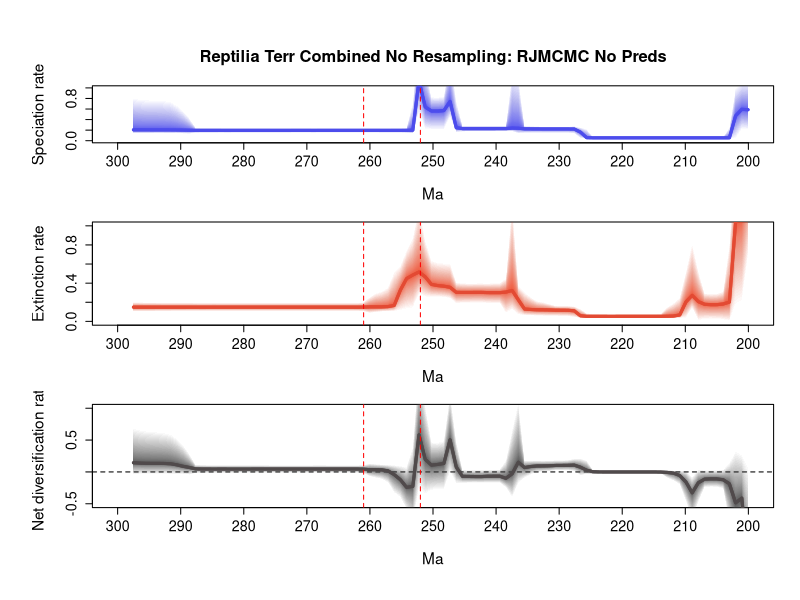

This figure's R source:
# 1 files combined:
# 	C:\Users\SimoesLabAdmin\Documents\BDNN_Arielli\reptilia\mcmc_fixshift_no_predictors\D_mcmc\combined_10_marginal_rates.log

# 95% HPDs calculated using code from Biopy (https://www.cs.auckland.ac.nz/~yhel002/biopy/)

######### CHANGE PATHS TO YOUR OWN FILES #########
pdf(file="C:/Users/SimoesLabAdmin/Documents/BDNN_Arielli/updated_occurrence_analyses/model_2_and_5/200_its/reptilia_terr_200_combined_no_resampling_test/reptilia_terr_combined_no_resampling_test_RTT_marginal_rates_not_ggplot.pdf",width=8, height=10.8)
par(mfrow=c(3,1), cex.main=1.7, cex.lab=1.4, cex.axis=1.3,
    mgp=c(3.5, 1, 0),      # distance of axis labels from plot, increase first value to move y axis label further out
    oma=c(2, 2, 2, 0))     # outer margins for the entire figure

library(scales)
plot_RTT <- function (age,hpd_M,hpd_m,mean_m,color){
    N=100
    beta=(1:(N-1))/N
    alpha_shape=0.25
    cat=1-(beta^(1./alpha_shape))
    for (i in 1:(N-1)){
        trans= 1/N + 2/N
        polygon(c(age, rev(age)), c(hpd_M-((hpd_M-mean_m)*cat[i]), rev(hpd_m+((mean_m-hpd_m)*cat[i]))), col = alpha(color,trans), border = NA)
    }
    lines(rev(age), rev(mean_m), col = color, lwd=3)
}

######### ADD YOUR OWN DATA HERE, OUTPUTTED BY THE USE OF -PLOT2 (-plot 2 gives cloud with hpd intervals, -plot does not) #########
# L_hpd_m95=c(NA, NA,NA,NA,NA,NA,NA,NA,NA,NA,NA,NA,NA,NA,NA,NA,NA,NA,NA,NA,NA,NA,NA,NA,NA,NA,NA,NA,NA,NA,NA,NA,NA,NA,NA,NA,NA,NA,NA,NA,NA,NA,NA,NA,NA,NA,NA,NA,NA,NA,NA,NA,NA,NA,NA,NA,NA,NA,NA,NA,NA,NA,NA,NA,NA,NA,NA,NA,NA,NA,NA,NA,NA,NA,NA,NA,NA,NA,NA,NA,NA,NA,NA,NA,NA,NA,NA,NA,NA,NA,NA,NA,NA,NA,NA,NA,NA,NA,NA,NA,NA,NA,NA,NA,NA,NA,NA,NA,NA,NA,NA,NA,NA,NA,NA,NA,NA,NA,NA,NA,NA,NA,NA,NA,NA,NA,NA,NA,NA,NA,NA,NA,NA,NA,NA,NA,NA,NA,NA,NA,NA,NA,NA,NA,NA,NA,NA,NA,NA,NA,NA,NA,NA,NA,NA,NA,NA,NA,NA,NA,NA,NA,NA,NA,NA,NA,NA,NA,NA,NA,NA,NA,NA,NA,NA,NA,NA,NA,NA,NA,NA,NA,NA,NA,NA,NA,NA,NA,NA,NA,NA,NA,NA,NA,NA,NA,NA,NA,NA,NA,0.114994,0.114994,0.114994,0.114994,0.114994,0.114994,0.114994,0.114994,0.114994,0.033474,0.033474,0.033474,0.033474,0.033474,0.033474,0.033474,0.033474,0.033474,0.046121,0.046121,0.046121,0.046121,0.046121,0.046121,0.046121,0.046121,0.046121,0.046121,0.152609,0.152609,0.152609,0.152609,0.152609,0.152609,0.152609,0.152609,0.152609,0.152609,0.139653,0.139653,0.139653,0.139653,0.139653,0.181072,0.181072,0.181072,0.181072,0.181072,0.606852,0.606852,0.606852,0.606852,0.606852,0.136972,0.136972,0.136972,0.136972,0.136972,0.136972,0.136972,0.089169,0.089169,0.089169,0.089169,0.089169,0.110491,0.110491,0.110491,0.110491,0.110491,0.110491,0.110491,0.110491,0.110491,0.015348,0.015348,0.015348,0.015348,0.015348,0.015348,0.015348,0.015348,0.015348,0.015348,0.057541,0.057541,0.057541,0.057541,0.057541,0.057541,0.057541,0.212008,0.212008,0.212008,0.212008,0.212008,0.212008,0.212008)
# L_hpd_M95=c(NA, NA,NA,NA,NA,NA,NA,NA,NA,NA,NA,NA,NA,NA,NA,NA,NA,NA,NA,NA,NA,NA,NA,NA,NA,NA,NA,NA,NA,NA,NA,NA,NA,NA,NA,NA,NA,NA,NA,NA,NA,NA,NA,NA,NA,NA,NA,NA,NA,NA,NA,NA,NA,NA,NA,NA,NA,NA,NA,NA,NA,NA,NA,NA,NA,NA,NA,NA,NA,NA,NA,NA,NA,NA,NA,NA,NA,NA,NA,NA,NA,NA,NA,NA,NA,NA,NA,NA,NA,NA,NA,NA,NA,NA,NA,NA,NA,NA,NA,NA,NA,NA,NA,NA,NA,NA,NA,NA,NA,NA,NA,NA,NA,NA,NA,NA,NA,NA,NA,NA,NA,NA,NA,NA,NA,NA,NA,NA,NA,NA,NA,NA,NA,NA,NA,NA,NA,NA,NA,NA,NA,NA,NA,NA,NA,NA,NA,NA,NA,NA,NA,NA,NA,NA,NA,NA,NA,NA,NA,NA,NA,NA,NA,NA,NA,NA,NA,NA,NA,NA,NA,NA,NA,NA,NA,NA,NA,NA,NA,NA,NA,NA,NA,NA,NA,NA,NA,NA,NA,NA,NA,NA,NA,NA,NA,NA,NA,NA,NA,NA,0.189141,0.189141,0.189141,0.189141,0.189141,0.189141,0.189141,0.189141,0.189141,0.069574,0.069574,0.069574,0.069574,0.069574,0.069574,0.069574,0.069574,0.069574,0.088657,0.088657,0.088657,0.088657,0.088657,0.088657,0.088657,0.088657,0.088657,0.088657,0.224674,0.224674,0.224674,0.224674,0.224674,0.224674,0.224674,0.224674,0.224674,0.224674,0.257379,0.257379,0.257379,0.257379,0.257379,0.303106,0.303106,0.303106,0.303106,0.303106,0.951545,0.951545,0.951545,0.951545,0.951545,0.333101,0.333101,0.333101,0.333101,0.333101,0.333101,0.333101,0.395803,0.395803,0.395803,0.395803,0.395803,0.357951,0.357951,0.357951,0.357951,0.357951,0.357951,0.357951,0.357951,0.357951,0.13264,0.13264,0.13264,0.13264,0.13264,0.13264,0.13264,0.13264,0.13264,0.13264,0.231432,0.231432,0.231432,0.231432,0.231432,0.231432,0.231432,1.020888,1.020888,1.020888,1.020888,1.020888,1.020888,1.020888)
# M_hpd_m95=c(NA, NA,NA,NA,NA,NA,NA,NA,NA,NA,NA,NA,NA,NA,NA,NA,NA,NA,NA,NA,NA,NA,NA,NA,NA,NA,NA,NA,NA,NA,NA,NA,NA,NA,NA,NA,NA,NA,NA,NA,NA,NA,NA,NA,NA,NA,NA,NA,NA,NA,NA,NA,NA,NA,NA,NA,NA,NA,NA,NA,NA,NA,NA,NA,NA,NA,NA,NA,NA,NA,NA,NA,NA,NA,NA,NA,NA,NA,NA,NA,NA,NA,NA,NA,NA,NA,NA,NA,NA,NA,NA,NA,NA,NA,NA,NA,NA,NA,NA,NA,NA,NA,NA,NA,NA,NA,NA,NA,NA,NA,NA,NA,NA,NA,NA,NA,NA,NA,NA,NA,NA,NA,NA,NA,NA,NA,NA,NA,NA,NA,NA,NA,NA,NA,NA,NA,NA,NA,NA,NA,NA,NA,NA,NA,NA,NA,NA,NA,NA,NA,NA,NA,NA,NA,NA,NA,NA,NA,NA,NA,NA,NA,NA,NA,NA,NA,NA,NA,NA,NA,NA,NA,NA,NA,NA,NA,NA,NA,NA,NA,NA,NA,NA,NA,NA,NA,NA,NA,NA,NA,NA,NA,NA,NA,NA,NA,NA,NA,NA,NA,0.266444,0.266444,0.266444,0.266444,0.266444,0.266444,0.266444,0.266444,0.266444,0.067035,0.067035,0.067035,0.067035,0.067035,0.067035,0.067035,0.067035,0.067035,0.025482,0.025482,0.025482,0.025482,0.025482,0.025482,0.025482,0.025482,0.025482,0.025482,0.097251,0.097251,0.097251,0.097251,0.097251,0.097251,0.097251,0.097251,0.097251,0.097251,0.174707,0.174707,0.174707,0.174707,0.174707,0.172917,0.172917,0.172917,0.172917,0.172917,0.347579,0.347579,0.347579,0.347579,0.347579,0.179302,0.179302,0.179302,0.179302,0.179302,0.179302,0.179302,0.058298,0.058298,0.058298,0.058298,0.058298,0.056564,0.056564,0.056564,0.056564,0.056564,0.056564,0.056564,0.056564,0.056564,0.056263,0.056263,0.056263,0.056263,0.056263,0.056263,0.056263,0.056263,0.056263,0.056263,0.033415,0.033415,0.033415,0.033415,0.033415,0.033415,0.033415,0.018107,0.018107,0.018107,0.018107,0.018107,0.018107,0.018107)
# M_hpd_M95=c(NA, NA,NA,NA,NA,NA,NA,NA,NA,NA,NA,NA,NA,NA,NA,NA,NA,NA,NA,NA,NA,NA,NA,NA,NA,NA,NA,NA,NA,NA,NA,NA,NA,NA,NA,NA,NA,NA,NA,NA,NA,NA,NA,NA,NA,NA,NA,NA,NA,NA,NA,NA,NA,NA,NA,NA,NA,NA,NA,NA,NA,NA,NA,NA,NA,NA,NA,NA,NA,NA,NA,NA,NA,NA,NA,NA,NA,NA,NA,NA,NA,NA,NA,NA,NA,NA,NA,NA,NA,NA,NA,NA,NA,NA,NA,NA,NA,NA,NA,NA,NA,NA,NA,NA,NA,NA,NA,NA,NA,NA,NA,NA,NA,NA,NA,NA,NA,NA,NA,NA,NA,NA,NA,NA,NA,NA,NA,NA,NA,NA,NA,NA,NA,NA,NA,NA,NA,NA,NA,NA,NA,NA,NA,NA,NA,NA,NA,NA,NA,NA,NA,NA,NA,NA,NA,NA,NA,NA,NA,NA,NA,NA,NA,NA,NA,NA,NA,NA,NA,NA,NA,NA,NA,NA,NA,NA,NA,NA,NA,NA,NA,NA,NA,NA,NA,NA,NA,NA,NA,NA,NA,NA,NA,NA,NA,NA,NA,NA,NA,NA,0.392508,0.392508,0.392508,0.392508,0.392508,0.392508,0.392508,0.392508,0.392508,0.121397,0.121397,0.121397,0.121397,0.121397,0.121397,0.121397,0.121397,0.121397,0.060656,0.060656,0.060656,0.060656,0.060656,0.060656,0.060656,0.060656,0.060656,0.060656,0.153565,0.153565,0.153565,0.153565,0.153565,0.153565,0.153565,0.153565,0.153565,0.153565,0.317308,0.317308,0.317308,0.317308,0.317308,0.282132,0.282132,0.282132,0.282132,0.282132,0.594192,0.594192,0.594192,0.594192,0.594192,0.387325,0.387325,0.387325,0.387325,0.387325,0.387325,0.387325,0.280056,0.280056,0.280056,0.280056,0.280056,0.259211,0.259211,0.259211,0.259211,0.259211,0.259211,0.259211,0.259211,0.259211,0.234882,0.234882,0.234882,0.234882,0.234882,0.234882,0.234882,0.234882,0.234882,0.234882,0.192177,0.192177,0.192177,0.192177,0.192177,0.192177,0.192177,0.309768,0.309768,0.309768,0.309768,0.309768,0.309768,0.309768)
# R_hpd_m95=c(NA, NA,NA,NA,NA,NA,NA,NA,NA,NA,NA,NA,NA,NA,NA,NA,NA,NA,NA,NA,NA,NA,NA,NA,NA,NA,NA,NA,NA,NA,NA,NA,NA,NA,NA,NA,NA,NA,NA,NA,NA,NA,NA,NA,NA,NA,NA,NA,NA,NA,NA,NA,NA,NA,NA,NA,NA,NA,NA,NA,NA,NA,NA,NA,NA,NA,NA,NA,NA,NA,NA,NA,NA,NA,NA,NA,NA,NA,NA,NA,NA,NA,NA,NA,NA,NA,NA,NA,NA,NA,NA,NA,NA,NA,NA,NA,NA,NA,NA,NA,NA,NA,NA,NA,NA,NA,NA,NA,NA,NA,NA,NA,NA,NA,NA,NA,NA,NA,NA,NA,NA,NA,NA,NA,NA,NA,NA,NA,NA,NA,NA,NA,NA,NA,NA,NA,NA,NA,NA,NA,NA,NA,NA,NA,NA,NA,NA,NA,NA,NA,NA,NA,NA,NA,NA,NA,NA,NA,NA,NA,NA,NA,NA,NA,NA,NA,NA,NA,NA,NA,NA,NA,NA,NA,NA,NA,NA,NA,NA,NA,NA,NA,NA,NA,NA,NA,NA,NA,NA,NA,NA,NA,NA,NA,NA,NA,NA,NA,NA,NA,-0.245767,-0.245767,-0.245767,-0.245767,-0.245767,-0.245767,-0.245767,-0.245767,-0.245767,-0.071773,-0.071773,-0.071773,-0.071773,-0.071773,-0.071773,-0.071773,-0.071773,-0.071773,0.000982,0.000982,0.000982,0.000982,0.000982,0.000982,0.000982,0.000982,0.000982,0.000982,0.017191,0.017191,0.017191,0.017191,0.017191,0.017191,0.017191,0.017191,0.017191,0.017191,-0.137092,-0.137092,-0.137092,-0.137092,-0.137092,-0.059507,-0.059507,-0.059507,-0.059507,-0.059507,0.127017,0.127017,0.127017,0.127017,0.127017,-0.175252,-0.175252,-0.175252,-0.175252,-0.175252,-0.175252,-0.175252,-0.095712,-0.095712,-0.095712,-0.095712,-0.095712,-0.078147,-0.078147,-0.078147,-0.078147,-0.078147,-0.078147,-0.078147,-0.078147,-0.078147,-0.173051,-0.173051,-0.173051,-0.173051,-0.173051,-0.173051,-0.173051,-0.173051,-0.173051,-0.173051,-0.078221,-0.078221,-0.078221,-0.078221,-0.078221,-0.078221,-0.078221,0.066983,0.066983,0.066983,0.066983,0.066983,0.066983,0.066983)
# R_hpd_M95=c(NA, NA,NA,NA,NA,NA,NA,NA,NA,NA,NA,NA,NA,NA,NA,NA,NA,NA,NA,NA,NA,NA,NA,NA,NA,NA,NA,NA,NA,NA,NA,NA,NA,NA,NA,NA,NA,NA,NA,NA,NA,NA,NA,NA,NA,NA,NA,NA,NA,NA,NA,NA,NA,NA,NA,NA,NA,NA,NA,NA,NA,NA,NA,NA,NA,NA,NA,NA,NA,NA,NA,NA,NA,NA,NA,NA,NA,NA,NA,NA,NA,NA,NA,NA,NA,NA,NA,NA,NA,NA,NA,NA,NA,NA,NA,NA,NA,NA,NA,NA,NA,NA,NA,NA,NA,NA,NA,NA,NA,NA,NA,NA,NA,NA,NA,NA,NA,NA,NA,NA,NA,NA,NA,NA,NA,NA,NA,NA,NA,NA,NA,NA,NA,NA,NA,NA,NA,NA,NA,NA,NA,NA,NA,NA,NA,NA,NA,NA,NA,NA,NA,NA,NA,NA,NA,NA,NA,NA,NA,NA,NA,NA,NA,NA,NA,NA,NA,NA,NA,NA,NA,NA,NA,NA,NA,NA,NA,NA,NA,NA,NA,NA,NA,NA,NA,NA,NA,NA,NA,NA,NA,NA,NA,NA,NA,NA,NA,NA,NA,NA,-0.108956,-0.108956,-0.108956,-0.108956,-0.108956,-0.108956,-0.108956,-0.108956,-0.108956,-0.014287,-0.014287,-0.014287,-0.014287,-0.014287,-0.014287,-0.014287,-0.014287,-0.014287,0.048329,0.048329,0.048329,0.048329,0.048329,0.048329,0.048329,0.048329,0.048329,0.048329,0.106874,0.106874,0.106874,0.106874,0.106874,0.106874,0.106874,0.106874,0.106874,0.106874,0.039836,0.039836,0.039836,0.039836,0.039836,0.089449,0.089449,0.089449,0.089449,0.089449,0.491442,0.491442,0.491442,0.491442,0.491442,0.08185,0.08185,0.08185,0.08185,0.08185,0.08185,0.08185,0.254135,0.254135,0.254135,0.254135,0.254135,0.236419,0.236419,0.236419,0.236419,0.236419,0.236419,0.236419,0.236419,0.236419,0.034041,0.034041,0.034041,0.034041,0.034041,0.034041,0.034041,0.034041,0.034041,0.034041,0.146114,0.146114,0.146114,0.146114,0.146114,0.146114,0.146114,0.873557,0.873557,0.873557,0.873557,0.873557,0.873557,0.873557)
# L_mean=c(NA, NA,NA,NA,NA,NA,NA,NA,NA,NA,NA,NA,NA,NA,NA,NA,NA,NA,NA,NA,NA,NA,NA,NA,NA,NA,NA,NA,NA,NA,NA,NA,NA,NA,NA,NA,NA,NA,NA,NA,NA,NA,NA,NA,NA,NA,NA,NA,NA,NA,NA,NA,NA,NA,NA,NA,NA,NA,NA,NA,NA,NA,NA,NA,NA,NA,NA,NA,NA,NA,NA,NA,NA,NA,NA,NA,NA,NA,NA,NA,NA,NA,NA,NA,NA,NA,NA,NA,NA,NA,NA,NA,NA,NA,NA,NA,NA,NA,NA,NA,NA,NA,NA,NA,NA,NA,NA,NA,NA,NA,NA,NA,NA,NA,NA,NA,NA,NA,NA,NA,NA,NA,NA,NA,NA,NA,NA,NA,NA,NA,NA,NA,NA,NA,NA,NA,NA,NA,NA,NA,NA,NA,NA,NA,NA,NA,NA,NA,NA,NA,NA,NA,NA,NA,NA,NA,NA,NA,NA,NA,NA,NA,NA,NA,NA,NA,NA,NA,NA,NA,NA,NA,NA,NA,NA,NA,NA,NA,NA,NA,NA,NA,NA,NA,NA,NA,NA,NA,NA,NA,NA,NA,NA,NA,NA,NA,NA,NA,NA,NA,0.151330238655556,0.151330238655556,0.151330238655556,0.151330238655556,0.151330238655556,0.151330238655556,0.151330238655556,0.151330238655556,0.151330238655556,0.0512139904,0.0512139904,0.0512139904,0.0512139904,0.0512139904,0.0512139904,0.0512139904,0.0512139904,0.0512139904,0.067545195233333,0.067545195233333,0.067545195233333,0.067545195233333,0.067545195233333,0.067545195233333,0.067545195233333,0.067545195233333,0.067545195233333,0.067545195233333,0.187672389244444,0.187672389244444,0.187672389244444,0.187672389244444,0.187672389244444,0.187672389244444,0.187672389244444,0.187672389244444,0.187672389244444,0.187672389244444,0.197644816633333,0.197644816633333,0.197644816633333,0.197644816633333,0.197644816633333,0.2411908275,0.2411908275,0.2411908275,0.2411908275,0.2411908275,0.775297504,0.775297504,0.775297504,0.775297504,0.775297504,0.233464674177778,0.233464674177778,0.233464674177778,0.233464674177778,0.233464674177778,0.233464674177778,0.233464674177778,0.235823171044444,0.235823171044444,0.235823171044444,0.235823171044444,0.235823171044444,0.228914010355556,0.228914010355556,0.228914010355556,0.228914010355556,0.228914010355556,0.228914010355556,0.228914010355556,0.228914010355556,0.228914010355556,0.071749242466667,0.071749242466667,0.071749242466667,0.071749242466667,0.071749242466667,0.071749242466667,0.071749242466667,0.071749242466667,0.071749242466667,0.071749242466667,0.141282295644444,0.141282295644444,0.141282295644444,0.141282295644444,0.141282295644444,0.141282295644444,0.141282295644444,0.585857482055556,0.585857482055556,0.585857482055556,0.585857482055556,0.585857482055556,0.585857482055556,0.585857482055556)
# M_mean=c(NA, NA,NA,NA,NA,NA,NA,NA,NA,NA,NA,NA,NA,NA,NA,NA,NA,NA,NA,NA,NA,NA,NA,NA,NA,NA,NA,NA,NA,NA,NA,NA,NA,NA,NA,NA,NA,NA,NA,NA,NA,NA,NA,NA,NA,NA,NA,NA,NA,NA,NA,NA,NA,NA,NA,NA,NA,NA,NA,NA,NA,NA,NA,NA,NA,NA,NA,NA,NA,NA,NA,NA,NA,NA,NA,NA,NA,NA,NA,NA,NA,NA,NA,NA,NA,NA,NA,NA,NA,NA,NA,NA,NA,NA,NA,NA,NA,NA,NA,NA,NA,NA,NA,NA,NA,NA,NA,NA,NA,NA,NA,NA,NA,NA,NA,NA,NA,NA,NA,NA,NA,NA,NA,NA,NA,NA,NA,NA,NA,NA,NA,NA,NA,NA,NA,NA,NA,NA,NA,NA,NA,NA,NA,NA,NA,NA,NA,NA,NA,NA,NA,NA,NA,NA,NA,NA,NA,NA,NA,NA,NA,NA,NA,NA,NA,NA,NA,NA,NA,NA,NA,NA,NA,NA,NA,NA,NA,NA,NA,NA,NA,NA,NA,NA,NA,NA,NA,NA,NA,NA,NA,NA,NA,NA,NA,NA,NA,NA,NA,NA,0.328131380822222,0.328131380822222,0.328131380822222,0.328131380822222,0.328131380822222,0.328131380822222,0.328131380822222,0.328131380822222,0.328131380822222,0.094444743022222,0.094444743022222,0.094444743022222,0.094444743022222,0.094444743022222,0.094444743022222,0.094444743022222,0.094444743022222,0.094444743022222,0.042855392788889,0.042855392788889,0.042855392788889,0.042855392788889,0.042855392788889,0.042855392788889,0.042855392788889,0.042855392788889,0.042855392788889,0.042855392788889,0.1251095134,0.1251095134,0.1251095134,0.1251095134,0.1251095134,0.1251095134,0.1251095134,0.1251095134,0.1251095134,0.1251095134,0.2454266431,0.2454266431,0.2454266431,0.2454266431,0.2454266431,0.227031193711111,0.227031193711111,0.227031193711111,0.227031193711111,0.227031193711111,0.467839329033333,0.467839329033333,0.467839329033333,0.467839329033333,0.467839329033333,0.279892344955556,0.279892344955556,0.279892344955556,0.279892344955556,0.279892344955556,0.279892344955556,0.279892344955556,0.164054551122222,0.164054551122222,0.164054551122222,0.164054551122222,0.164054551122222,0.153096309088889,0.153096309088889,0.153096309088889,0.153096309088889,0.153096309088889,0.153096309088889,0.153096309088889,0.153096309088889,0.153096309088889,0.140174235122222,0.140174235122222,0.140174235122222,0.140174235122222,0.140174235122222,0.140174235122222,0.140174235122222,0.140174235122222,0.140174235122222,0.140174235122222,0.109193183133333,0.109193183133333,0.109193183133333,0.109193183133333,0.109193183133333,0.109193183133333,0.109193183133333,0.145943641166667,0.145943641166667,0.145943641166667,0.145943641166667,0.145943641166667,0.145943641166667,0.145943641166667)
# R_mean=c(NA, NA,NA,NA,NA,NA,NA,NA,NA,NA,NA,NA,NA,NA,NA,NA,NA,NA,NA,NA,NA,NA,NA,NA,NA,NA,NA,NA,NA,NA,NA,NA,NA,NA,NA,NA,NA,NA,NA,NA,NA,NA,NA,NA,NA,NA,NA,NA,NA,NA,NA,NA,NA,NA,NA,NA,NA,NA,NA,NA,NA,NA,NA,NA,NA,NA,NA,NA,NA,NA,NA,NA,NA,NA,NA,NA,NA,NA,NA,NA,NA,NA,NA,NA,NA,NA,NA,NA,NA,NA,NA,NA,NA,NA,NA,NA,NA,NA,NA,NA,NA,NA,NA,NA,NA,NA,NA,NA,NA,NA,NA,NA,NA,NA,NA,NA,NA,NA,NA,NA,NA,NA,NA,NA,NA,NA,NA,NA,NA,NA,NA,NA,NA,NA,NA,NA,NA,NA,NA,NA,NA,NA,NA,NA,NA,NA,NA,NA,NA,NA,NA,NA,NA,NA,NA,NA,NA,NA,NA,NA,NA,NA,NA,NA,NA,NA,NA,NA,NA,NA,NA,NA,NA,NA,NA,NA,NA,NA,NA,NA,NA,NA,NA,NA,NA,NA,NA,NA,NA,NA,NA,NA,NA,NA,NA,NA,NA,NA,NA,NA,-0.1768011409,-0.1768011409,-0.1768011409,-0.1768011409,-0.1768011409,-0.1768011409,-0.1768011409,-0.1768011409,-0.1768011409,-0.043230755155556,-0.043230755155556,-0.043230755155556,-0.043230755155556,-0.043230755155556,-0.043230755155556,-0.043230755155556,-0.043230755155556,-0.043230755155556,0.024689801488889,0.024689801488889,0.024689801488889,0.024689801488889,0.024689801488889,0.024689801488889,0.024689801488889,0.024689801488889,0.024689801488889,0.024689801488889,0.062562874988889,0.062562874988889,0.062562874988889,0.062562874988889,0.062562874988889,0.062562874988889,0.062562874988889,0.062562874988889,0.062562874988889,0.062562874988889,-0.047781829444444,-0.047781829444444,-0.047781829444444,-0.047781829444444,-0.047781829444444,0.014159632422222,0.014159632422222,0.014159632422222,0.014159632422222,0.014159632422222,0.307458172688889,0.307458172688889,0.307458172688889,0.307458172688889,0.307458172688889,-0.046427672311111,-0.046427672311111,-0.046427672311111,-0.046427672311111,-0.046427672311111,-0.046427672311111,-0.046427672311111,0.0717686202,0.0717686202,0.0717686202,0.0717686202,0.0717686202,0.075817701544444,0.075817701544444,0.075817701544444,0.075817701544444,0.075817701544444,0.075817701544444,0.075817701544444,0.075817701544444,0.075817701544444,-0.068424991188889,-0.068424991188889,-0.068424991188889,-0.068424991188889,-0.068424991188889,-0.068424991188889,-0.068424991188889,-0.068424991188889,-0.068424991188889,-0.068424991188889,0.032089112333333,0.032089112333333,0.032089112333333,0.032089112333333,0.032089112333333,0.032089112333333,0.032089112333333,0.4399138442,0.4399138442,0.4399138442,0.4399138442,0.4399138442,0.4399138442,0.4399138442)
trans=0.5
# age=(0:(298-1))* -1

age = c(-200.05481329000003, -201.03901787,-202.02322245,-203.00742702999997,-203.99163161,-204.97583619,-205.96004076999998,-206.94424535000002,-207.92844993,-208.91265450999998,-209.89685909000002,-210.88106367,-211.86526824999999,-212.84947283000002,-213.83367741,-214.81788199,-215.80208656999997,-216.78629115,-217.77049573,-218.75470030999998,-219.73890489000001,-220.72310947,-221.70731404999998,-222.69151863000002,-223.67572321,-224.65992778999998,-225.64413237000002,-226.62833695,-227.61254153,-228.59674610999997,-229.58095069,-230.56515527,-231.54935984999997,-232.53356443,-233.51776901,-234.50197358999998,-235.48617817000002,-236.47038275,-237.45458732999998,-238.43879191000002,-239.42299649,-240.40720106999999,-241.39140564999997,-242.37561023,-243.35981481,-244.34401938999997,-245.32822397,-246.31242855,-247.29663312999998,-248.28083771000001,-249.26504229,-250.24924686999998,-251.23345144999996,-252.21765603,-253.20186060999998,-254.18606518999997,-255.17026977,-256.15447435,-257.13867893,-258.12288351,-259.10708809,-260.09129267,-261.07549725,-262.05970183,-263.04390641,-264.02811099,-265.01231557,-265.99652015,-266.98072472999996,-267.96492931,-268.94913389,-269.93333847,-270.91754305,-271.90174763,-272.88595220999997,-273.87015679,-274.85436137,-275.83856595,-276.82277053,-277.80697511,-278.79117969,-279.77538426999996,-280.75958885,-281.74379343,-282.72799801,-283.71220259,-284.69640717,-285.68061174999997,-286.66481632999995,-287.64902091,-288.63322549,-289.61743007,-290.60163465,-291.58583923,-292.57004380999996,-293.55424839,-294.53845297,-295.52265754999996,-296.50686213,-297.49106671)
L_hpd_M95=c(1.1466360124166157, 1.1248584817464395,1.006053777735813,0.25281158258015707,0.06778941377687721,0.06760635117134929,0.06751571390944106,0.06744912549266026,0.06744776291324055,0.06744507980465002,0.06744507980465002,0.06739154752524601,0.06739019976965668,0.06738867700156773,0.0673799912465044,0.06737736255711946,0.0673718933839982,0.06737736255711946,0.06738142917989609,0.06739019976965668,0.06744507980465002,0.06744507980465002,0.06744776291324055,0.06744776291324055,0.06778319020936707,0.07189501269879578,0.22362766005062668,0.2514825699089768,0.27547568513686793,0.26855806630042045,0.2686304042789407,0.2686771587833572,0.26878308353417435,0.26989451950108284,0.2713271365205842,0.2742871286710988,0.2774914598180042,1.2250458577158814,1.3058987868788765,0.28399367690514127,0.2829638775901568,0.2823791092062072,0.2823791092062072,0.28224722618638726,0.28228485439236095,0.28315161495031144,0.2844771330099294,0.7763592838725786,1.6432589063041099,0.8428426696096323,0.8257672713537507,0.8314301018921861,1.4327451630866448,2.066191244053289,0.7282337290307409,0.24892766824840928,0.24370568578617474,0.24356981108985404,0.24325432094698457,0.24297207628135228,0.2441017290822449,0.2440999539782467,0.2438464027082177,0.24381118602513488,0.24371822076555788,0.24371822076555788,0.24372194572348518,0.24372194572348518,0.24381028320928824,0.2438464027082177,0.24262309543021576,0.24412212557214857,0.2441003012908269,0.24415258962816722,0.24295405605983006,0.24308775830434357,0.2432281427788692,0.24371822076555788,0.24412212557214857,0.24479727232975956,0.24478435212134067,0.24477492127528852,0.24480604866704755,0.24479051880480207,0.2447888324250324,0.2456588546418449,0.24565112860600374,0.24620027024779448,0.24690321229463688,0.25034697235144826,0.4315507471852623,0.5700707948581999,0.6771949608633775,0.7482757206256876,0.7693092104886369,0.779352143224389,0.7824468018629676,0.7861762374940874,0.7991311019509312,0.8217718853496808)
L_hpd_m95=c(0.2023772640052509, 0.21378026410949008,0.03673991576688866,0.034032380414347176,0.04121143008783533,0.04140429438074416,0.04136969716351032,0.04134657708547919,0.041362155970085725,0.04137945770662025,0.04140871385209364,0.041374304107439475,0.04137481913747232,0.04137552203767846,0.04137599201170074,0.04137481913747232,0.04137328251405336,0.041374304107439475,0.04137481913747232,0.04137481913747232,0.04142179176548949,0.041410848105202666,0.0413954244903139,0.04134657708547919,0.041214738125266416,0.03808927100262063,0.03934357725438555,0.04362707007151469,0.1352091478828591,0.14420521375281994,0.14508481297904696,0.145102490396769,0.14498919995336712,0.14544573432689012,0.14538812973949997,0.14455761045524546,0.14320804655967,0.13577373227555206,0.17654630769991628,0.17228411879707622,0.17387358071156458,0.1736090739722232,0.17382215869651593,0.17366611108909266,0.17328736385263563,0.17328736385263563,0.1709710985744977,0.15707506475884572,0.4463131033503925,0.20227848914793073,0.20227848914793073,0.20237681443189748,0.20937297250166015,0.5179450714916756,0.1342067000648396,0.1452105106400447,0.1492305745413085,0.14953496365546493,0.14953202097277876,0.14952277536575742,0.1508576327571382,0.15097381092767967,0.15084695491426198,0.15086997102265837,0.1508298097182326,0.150861301635795,0.1508434767838853,0.15082676793502509,0.150861301635795,0.1508609176406907,0.14953202097277876,0.1509558118724622,0.15088116212380973,0.1508609176406907,0.14953496365546493,0.14955229410143545,0.1495108207360794,0.14934900017913413,0.149072921495862,0.14931082100596704,0.14897196049862854,0.1487469689273736,0.14859474041040036,0.1483988415712949,0.14807310671229762,0.1485505777895028,0.1478881044188344,0.14787975485223567,0.1469382286791294,0.1452105106400447,0.1299063622630047,0.13340324999251593,0.13686147243022323,0.13542166817901058,0.13586539000998088,0.13686147243022323,0.1348323857910215,0.1337532746345677,0.13413989054184472,0.13340573912098408)
L_mean=c(0.5869700794611747, 0.5949930519985576,0.47162020248096004,0.05474899799410958,0.054077187408180176,0.054051901552678985,0.05405101364742171,0.0540479165726656,0.05404649116497164,0.05404442592851901,0.05403959759532459,0.054036391412389834,0.05403415086759543,0.054033331375032134,0.054034084336371024,0.054034096296723566,0.05403734255204562,0.05403959759532459,0.05403959759532459,0.05403972467030826,0.05403910058509523,0.05403893747447709,0.05403939212453093,0.05404252325563075,0.05408391337439312,0.054448813065233734,0.056975161030445795,0.16288447255559768,0.22064772876560837,0.22177589261802566,0.22178804917204326,0.22181021338337426,0.22197785950859908,0.22239379701145734,0.22306666153279536,0.2239972833477299,0.22474407745145375,0.23546393733271137,0.23856872548984742,0.229108402149641,0.2289923281411701,0.22898438274305633,0.22898398896203997,0.22898486489806635,0.22889753928085527,0.22881531410925907,0.2289382691061635,0.24576451799005616,0.7442612821473011,0.5707230053203454,0.5612225833909139,0.5626114776932594,0.6389033515286267,1.1340248388213703,0.19946576733028148,0.1950034803480732,0.19446221010942122,0.1944539865584114,0.1944816351593136,0.19452502880176403,0.19457816920249316,0.1945968283798109,0.19458573436061144,0.1945768713953938,0.19458020059159872,0.19459228520037763,0.1945948162767598,0.1945877100610024,0.19457917391966073,0.19456528507367454,0.19454723957116238,0.19454054412399274,0.19454064306503285,0.19454867128104375,0.19455752784653071,0.19456528507367454,0.19456775613281585,0.19447853881357133,0.19438632241515888,0.19434949152879344,0.19432431356409813,0.19432451077584897,0.1943373267060563,0.19434536915715345,0.19436578719189715,0.19440607449214803,0.19441274401376094,0.1944478908251039,0.1945791256505769,0.1949918328142718,0.1978834048001788,0.20008710962889334,0.2022052794910758,0.20371841460819567,0.2042780881970372,0.20459970883085318,0.20488632664903494,0.20513432063526255,0.2054852944435489,0.20597758963185647)
M_hpd_M95=c(5.3973321340071445, 1.7860151643557858,1.735468173158457,0.8240775785355956,0.31603562521540807,0.2941443319665886,0.2921375416128539,0.2971768980595786,0.5358764552978583,0.8321896345178279,0.5278436669429621,0.2530874711183364,0.1938964030225701,0.15088292983506454,0.081847432947191,0.0805419926128806,0.08049356915041683,0.08045626660255993,0.08044273600402335,0.08045093057390668,0.08047670211303029,0.08045000044604882,0.08045620111027486,0.080479131521042,0.08107640272374322,0.08187165684623292,0.08457654890634236,0.1310518707480164,0.15770230321845516,0.163029622360522,0.1634483180383686,0.16501019564949815,0.18321349530840267,0.20249638212879026,0.21299537413819777,0.25634949068013235,0.309214923538707,0.37316104268089684,1.2630530750402527,0.45262715868110875,0.403007608501694,0.4012417721265958,0.3998026917999771,0.4003957510157263,0.40014192605352433,0.3993300568349799,0.4017685751195878,0.40904170974456966,0.6097662762598062,0.6138503413855241,0.6214278857233028,0.643751345158561,0.8582552176492539,1.22536768586581,0.887112080707735,0.7511274110127478,0.5903900479057131,0.5258042255487364,0.36070793516531885,0.31807969201450553,0.29682103414969774,0.2526909342375478,0.19771938125417426,0.19481100426736156,0.1948087799953641,0.19472153514708967,0.1949541350864859,0.19475391449847526,0.19470798695923658,0.19469686888536678,0.19466802179649417,0.19471856394432385,0.19472153514708967,0.19472687223237803,0.1946545436952865,0.19468470583422717,0.19471856394432385,0.19472153514708967,0.1947657353032132,0.19481100426736156,0.1948507247392057,0.19493495268838518,0.19500292720965876,0.19512636877796694,0.19481100426736156,0.19488345608505891,0.1954619226078056,0.19488345608505891,0.1948083287861102,0.19544189523171343,0.19642615063696856,0.19613426543831142,0.19631219724634263,0.19668443441270733,0.19697726587695524,0.19778600671708504,0.1980177997894745,0.1994337376605468,0.19982289118074487,0.2011948225006573)
M_hpd_m95=c(0.666031541920228, 0.19017275142149595,0.15294318315784228,0.001204860498486381,0.013915681864881822,0.022787757612907283,0.02335355799255116,0.022387246564428906,0.006592182396052167,0.13708785950307126,0.03388552548158133,0.034343381299027975,0.03335114664617778,0.030560851970604704,0.03447087813313975,0.03500894578938821,0.03527474953146173,0.035381296103631166,0.03540940963566043,0.03541086333535791,0.03541086333535791,0.035319643749339956,0.03521200346712261,0.03500894578938821,0.0349848898985352,0.03497296984966768,0.03325687816511694,0.03414722759528431,0.04313300234658374,0.051764386310352906,0.0539600436783962,0.0546140098763349,0.05423016999744922,0.056621907638434124,0.0574912169996287,0.060274071374420014,0.06269145159505853,0.06780192447895025,0.12040140780172474,0.08059189712574946,0.18631686764179545,0.1863021979609142,0.18815015399134688,0.19304718396401752,0.19304718396401752,0.19063069892739956,0.1902267107364024,0.1863417111447624,0.2391715939982605,0.2498621035092278,0.2544443012687605,0.25315947760662316,0.25209676083295934,0.28368102723061045,0.13342967225440744,0.12494838410528401,0.11159696355812469,0.10710155293176017,0.1036069807384793,0.10125710870197928,0.09393453260043048,0.08617572878550031,0.1055817077968598,0.10602115909844032,0.1064713867755562,0.10650903279344875,0.10690871850450849,0.10690633057487178,0.10691167819458837,0.10691167819458837,0.10691167819458837,0.10698397000384184,0.10699101401201407,0.10700188473320962,0.10690633057487178,0.10691167819458837,0.10691418890991586,0.10691167819458837,0.1069047905581486,0.10691167819458837,0.10690871850450849,0.10690871850450849,0.10691167819458837,0.1069047905581486,0.10648637691535438,0.10644185024495616,0.10691167819458837,0.10622557144453112,0.1059904430357763,0.10632363588230816,0.1069047905581486,0.10614679173686976,0.10597377846117681,0.1059483835030659,0.10542715978679298,0.1048844868331248,0.10341327315301888,0.10349024973828891,0.10283929785998476,0.10294799906296478)
M_mean=c(1.4749932351498187, 1.1094022890942186,1.040244604375319,0.2023820105907443,0.18210163114206315,0.1748866135390834,0.17463629782869167,0.17891369398433354,0.2069445186815848,0.27254487286418844,0.20398338399554689,0.06718480849708999,0.05575000556507165,0.0537887050729685,0.05259384414857472,0.05231770342792352,0.052260759332774145,0.05221312761790718,0.05217975094835013,0.05216525570958014,0.05215264040145387,0.05213418942497866,0.05212212514782702,0.052142595062674456,0.05223078888647974,0.05231093662656727,0.052692463573658616,0.0586101854724044,0.11055505439058713,0.11599405464652941,0.11684445450245992,0.1173181081702945,0.1194937275584615,0.120623170971245,0.12128033376626465,0.12442641544912289,0.12919489595261271,0.2255334520030176,0.3234922856072342,0.30671851599360217,0.30043529918389034,0.30056973003562754,0.30129742890366035,0.3037485639621776,0.30350650324739725,0.30288030546859335,0.30277704139502154,0.30401110648498425,0.3567118845181782,0.3684052843099731,0.3748222354537563,0.38717335065402964,0.4657883749984698,0.5174345114654822,0.4851036836958999,0.4478118164822835,0.32817400843030553,0.16690665025021353,0.15466679009960704,0.1518158875773184,0.1514012806098063,0.15122815438804,0.14919612950174557,0.14881039330572407,0.14875827870481267,0.1487439408261163,0.14872931726580546,0.1486826285788791,0.1486567342731263,0.1486473556389578,0.14864549256060017,0.14864930471967963,0.14865536495284903,0.1486698092876894,0.148681707201892,0.1487013294236334,0.14871307427469133,0.14871188309896533,0.1487108723176762,0.14871440041315998,0.14872444528273446,0.1487313379184671,0.1487390272613795,0.14875124841101703,0.14876173700701473,0.14877589545630082,0.1487743487348059,0.1487589855303224,0.14873199967841738,0.14869822621776074,0.14867142412485487,0.14866418672356888,0.1486683352992076,0.1486751275352216,0.1487158362543375,0.14879233322971291,0.14887612588636545,0.1489336633616833,0.14895220326403202,0.1489656175635705)
R_hpd_M95=c(0.1158958385641633, 0.28687282553538224,0.3547545526836325,0.1441348958015746,0.039537306689868205,0.03181457336760478,0.030902805286928226,0.03078816381423824,0.04637875965992575,-0.0769805604590394,0.02287134474779636,0.02187242419929241,0.023921054383482132,0.028777731242919907,0.023400913154722265,0.022705014781794666,0.02280295794095081,0.022671253877723667,0.022669265616636763,0.02266727877979003,0.022685785045280363,0.022746222113554017,0.02275379702800423,0.022858066537034497,0.023478274849000225,0.030974136757934374,0.183816559450892,0.21149347986113654,0.20836010683506043,0.18785479972304656,0.18340134381360096,0.1831834752076188,0.18014305137302436,0.17891223402229478,0.18054148042321458,0.1810477213441889,0.1815028302281022,1.118805067205872,0.6683424526062249,0.18532255827243482,0.041362407105841575,0.03856194921704578,0.03664290966454764,0.03072611762819996,0.0318719345930332,0.03213180870965232,0.036866111663039575,0.49516631504016934,1.250012920583154,0.4948543448154,0.46967106433879363,0.47690601364235846,1.0671564571189371,1.719175576723657,0.4024565597959875,0.08530696736124102,0.10042813880396778,0.1074721859556281,0.11227183787256856,0.11806142201802827,0.1244095547201121,0.13300118799553126,0.10729558366441333,0.10501896165345714,0.10511593198000868,0.10442420505534174,0.10427452062864037,0.10426053375282834,0.10565919558263283,0.10565919558263283,0.10565049001212018,0.10426888313885138,0.10498284980950003,0.10427452062864037,0.1042596530916827,0.1049816347944847,0.10523079304877017,0.10545404339991779,0.10628732665265385,0.10688883727259164,0.1072159377143551,0.10729558366441333,0.10729116113508202,0.10729116113508202,0.10729558366441333,0.10772846743090556,0.10729558366441333,0.10753389508400002,0.10940383196497584,0.11369961104986794,0.2832594594857183,0.42387397592020426,0.528383027299094,0.5998063903643384,0.6227356525769824,0.6361105961624751,0.6478950164093131,0.6551916734709393,0.6718103961926216,0.6973343871308328)
R_hpd_m95=c(-4.98926334159414, -1.1055309343166724,-1.550141301245416,-0.8316456030878818,-0.2651453545659257,-0.24015464426689206,-0.23822644393595233,-0.24446905517944334,-0.48175519431963426,-0.7754229979375235,-0.4745359570693244,-0.2002417285842995,-0.13944097554293336,-0.09541990622798557,-0.028394610243091555,-0.026746803702654684,-0.026224487007116527,-0.026118112874372143,-0.02603469279466479,-0.02603469279466479,-0.02603469279466479,-0.02603469279466479,-0.026146676918793084,-0.026400654269406215,-0.02745618599868105,-0.037425887308245184,-0.033699251332736775,-0.05957064372302426,0.009188398979921339,0.021395145147508676,0.021412559521577335,0.021462142738188528,0.008530341165500693,0.0011282890530659728,-0.0042196784793346875,-0.04353765761189449,-0.09519347299488529,-0.18440172475635358,-0.40972459721880106,-0.24833112647956057,-0.17297124634436595,-0.17325537695599585,-0.17150114460683613,-0.17296813666156116,-0.1715107548126432,-0.17335709510302375,-0.17622692952594626,-0.18674958281802365,-0.011840502807830111,-0.28182839441604135,-0.28070913668705755,-0.2938351986495718,-0.3612685216955983,-0.2796487465177878,-0.8097053802493546,-0.6041343577399314,-0.4062420013559733,-0.3322699001838211,-0.1718526424172312,-0.11650742960897284,-0.0948642581290077,-0.06921974137715017,-0.017336753257512244,-0.015148084725883443,-0.014530867294499705,-0.015055413934210587,-0.015053400396224437,-0.014920242939626988,-0.013454078450691132,-0.013457072740309134,-0.013520816238687894,-0.014949646673544037,-0.014247386020367514,-0.014999644763887432,-0.015147550807354498,-0.014540798884985301,-0.014529274652888613,-0.015055413934210587,-0.015148084725883443,-0.015057866635457495,-0.015156566530687782,-0.015355872650484464,-0.015638412460352635,-0.015979507492323963,-0.01643312780859904,-0.016547023518654336,-0.017855793745791854,-0.018307373233821755,-0.018307373233821755,-0.020674513574356818,-0.0457672212664916,-0.039382012670155814,-0.038864739996576414,-0.037745488810990574,-0.037409688810874364,-0.037171787618650226,-0.03644680873352346,-0.03803497976335815,-0.037745488810990574,-0.042668816668335996)
R_mean=c(-1.4953041387391586, -0.410605226915382,-0.4856049081059497,-0.1854573342479507,-0.12256928518064307,-0.10977632117439584,-0.10898721996127154,-0.1131800449453804,-0.16929504500343523,-0.3285037404810156,-0.1577284739136689,-0.05572455338933871,-0.019050968538700027,-0.008060360424754463,-0.0020341473212582032,-0.0007096274712990862,-0.00048694467464144027,-0.0003710653443172449,-0.00031291982246580324,-0.00029372801672933536,-0.000280572447727664,-0.0002579660090605732,-0.00024215277320782002,-0.00027179235780649735,-0.00012140942596898245,0.0035967729825644515,0.027018840115853416,0.07437500514595564,0.10690603819622668,0.10360000541163569,0.10225645220389905,0.10141018010638643,0.09644611506979052,0.0942447744741471,0.09347779011205162,0.08490102317194123,0.06842205965961973,0.15269527785546072,-0.029388692962394734,-0.10031290582158607,-0.06653376163387695,-0.06680872176517129,-0.06808962043994929,-0.07343752668365441,-0.0724654838400368,-0.07093835304375519,-0.06924935011436668,0.07707649574589955,0.5050277159802911,0.13340301683298508,0.11714424594329785,0.1067056754647349,0.19719924960401194,0.5827056876713982,-0.2276875019943057,-0.2416551746081819,-0.12198365424672045,-0.041385781741937036,0.01740683252894776,0.03253671464673124,0.03464335862219917,0.035478512776716646,0.043863767250282626,0.0453868819299036,0.04557982382995388,0.04562962720651701,0.04567484848563552,0.045762507524407005,0.04580514264254987,0.045803940972507846,0.04578097998165508,0.045760342450167274,0.04574968190465265,0.0457379802547613,0.045724821960504224,0.04571997181221664,0.045772460924853015,0.04542611068693046,0.0451618130412479,0.04503763389487532,0.04495956081228609,0.04492839364785802,0.04494638280897387,0.044930064447788104,0.04494729428194876,0.04498291169387241,0.04490837473536219,0.04503491300242482,0.04555361549089042,0.04773668103049331,0.06996056854133868,0.0877309479668071,0.11080485719031437,0.127949538318835,0.13283473579025934,0.1343350254363016,0.1345856558873182,0.13571494391401737,0.1386377948053628,0.14420233522630324)


# Calculate positions for the mass extinction events
perm_trias_extinction = -252 # End-Permian mass extinction (252 Ma)
guadalupian_extinction = -261 # Guadalupian extinction (261 Ma)

# Define custom tick positions at 10 MY intervals
x_ticks <- seq(-300, -200, by=10)
x_tick_labels <- abs(x_ticks)

# First plot: Speciation rate
par(mar=c(5, 5, 4.5, 2))  # bottom, left, top, right margins
################################# CHANGE Y LIM IF NEEDED
plot(age, age, type='n', ylim=c(0, 1), xlim=c(-300, -200), # Changed xlim to -300, -200, from auto-generated values 
################################ CHANGE TITLE BELOW
     ylab='Speciation rate', xlab='Ma', main='Reptilia Terr Combined No Resampling: RJMCMC No Preds', 
     xaxt='n', cex.main=1.5, cex.lab=1.4, cex.axis=1.3) # xaxt removes default x axis
axis(1, at=x_ticks, labels=x_tick_labels, cex.axis=1.3) # Custom x-axis with 10MY interval ticks
plot_RTT(age, L_hpd_M95, L_hpd_m95, L_mean, "#4c4cec")
lines(rev(age), rev(L_mean), col="#4c4cec", lwd=3)

# Add vertical lines for mass extinction events
abline(v=perm_trias_extinction, col="red", lty=2) 
abline(v=guadalupian_extinction, col="red", lty=2)

# Second plot: Extinction rate
par(mar=c(5, 5, 1, 2))  # bottom, left, top, right margins. Reduced top margin to 2.5 (from 4.5)
################################# CHANGE Y LIM IF NEEDED
plot(age, age, type='n', ylim=c(0, 1), xlim=c(-300, -200), # Changed xlim to -300, -200, from auto-generated values 
     ylab='Extinction rate', xlab='Ma',
     xaxt='n', cex.main=1.5, cex.lab=1.4, cex.axis=1.3) # xaxt removes default x axis
axis(1, at=x_ticks, labels=x_tick_labels, cex.axis=1.3) # Custom x-axis with 10MY interval ticks

plot_RTT(age, M_hpd_M95, M_hpd_m95, M_mean, "#e34a33")
lines(rev(age), rev(M_mean), col="#e34a33", lwd=3)

# Add vertical lines for mass extinction events
abline(v=perm_trias_extinction, col="red", lty=2)
abline(v=guadalupian_extinction, col="red", lty=2)


# Third plot: Net diversification rate
par(mar=c(5, 5, 1, 2))  # bottom, left, top, right margins. Reduced top margin to 2.5 (from 4.5)
################################# CHANGE Y LIM IF NEEDED
plot(age, age, type='n', ylim=c(-0.5, 1), xlim=c(-300, -200), # Changed xlim to -300, -200, from auto-generated values
     ylab='Net diversification rate', xlab='Ma',
     xaxt='n', cex.main=1.5, cex.lab=1.4, cex.axis=1.3) # xaxt removes default x axis
axis(1, at=x_ticks, labels=x_tick_labels, cex.axis=1.3) # Custom x-axis with 10MY interval ticks

abline(h=0, lty=2, col="black")
plot_RTT(age, R_hpd_M95, R_hpd_m95, R_mean, "#504A4B")
lines(rev(age), rev(R_mean), col="#504A4B", lwd=3)

# Add vertical lines for mass extinction events
abline(v=perm_trias_extinction, col="red", lty=2)
abline(v=guadalupian_extinction, col="red", lty=2)

dev.off()
